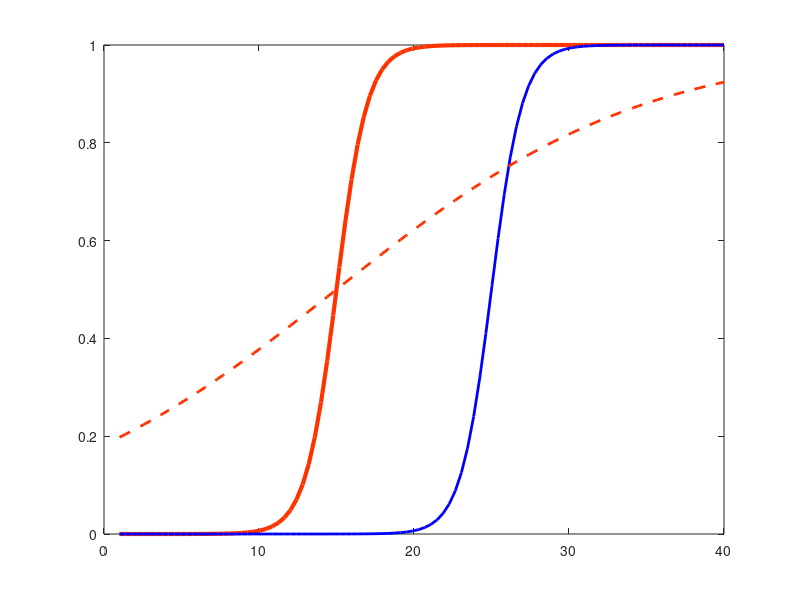

The MATLAB script that drew this image: (Note: this script raises an error after producing the figure.)
% script analysis behaviour
clear all

%% visualize sigmoid function
x = linspace(1, 40, 100);
psy_fun = @(alpha,beta) 1./(1 + exp(-beta*(x-alpha)));

% set parameters for plotting the function
alpha_value = 15;
beta_value = 1;

% plot
plot(x, psy_fun(alpha_value, beta_value),'-','Color',[1 0.2 0.0],'LineWidth',3);

hold on

% change alpha, the function moves horizontally
plot(x, psy_fun(alpha_value+10, beta_value),'-','Color',[0 0 1],'LineWidth',2)

% decrease slope beta, function get more shallow
plot(x, psy_fun(alpha_value, beta_value/10),'--','Color',[1 0.2 0.0],'LineWidth',2)

hold off

%% load data
opts = detectImportOptions('discounting_1sj.csv');
preview('discounting_1sj.csv',opts)
D  = readtable('discounting_1sj.csv', opts);

% table values can be accessed in the following ways
D.immediate

% calculate difference between delayed and immediate reward choices
D.diff = D.delayed - D.immediate;


% plot stimuli
h = scatter(D.immediate,  D.delayed,50,'o','MarkerEdgeColor',[0 0 1],'MarkerFaceColor',[0.5 0.5 1]);
line([0,100],[0,100],'LineWidth',0.2,'LineStyle','--');
xlabel('Immediate reward (£)');
ylabel('Delayed reward (£)');
xlim([5,50]); 
ylim([5 50]);

%% Plot raw data

% calculate averages and standard errors
stim = unique(D.diff);
nTrials = NaN(size(stim));
pChooseDelayed = NaN(size(stim));
pChooseDelayed_se = NaN(size(stim));
for cc = 1:length(stim)
    nTrials(cc) = sum(D.diff==stim(cc));
    pChooseDelayed(cc) = mean(D.choose_delayed(D.diff==stim(cc)));
    pChooseDelayed_se(cc) = sqrt(pChooseDelayed(cc) * (1-pChooseDelayed(cc))) / nTrials(cc);
end

% make plot
h = scatter(stim, pChooseDelayed,50,'o','MarkerEdgeColor',[0 0 1],'MarkerFaceColor',[0 0 1]);
set(gcf,'color','w');
hold on
line([1,45],[0.5,0.5],'LineWidth',0.2,'LineStyle','--');
for cc = 1:length(stim)
    plot([stim(cc),stim(cc)],[pChooseDelayed(cc)-pChooseDelayed_se(cc), pChooseDelayed(cc)+pChooseDelayed_se(cc)],'Color',[0 0 1],'LineWidth',2);
end
hold off

% add labelling 
xlabel('Difference between delayed and immediate reward (£)');
ylabel('Proportion of "delayed reward" choices');
xlim([min(stim),max(stim)]); 
ylim([0 1]);

%% fit psychometric function
[alpha, beta, L] = fit_p_r(D.diff, D.choose_delayed);

% add psychometric function to plot
stim_fine = linspace(min(stim), max(stim),500)';
pred_prob = p_r1(stim_fine, alpha, beta);

hold on
plot(stim_fine, pred_prob,'-','Color',[1 0.2 0.0],'LineWidth',3);

% add line to indicate point of "perceptual indifference"
% referred to as point of subjective equality or PSE
line([alpha, alpha],[0,0.5],'Color',[1 0.2 0.0],'LineWidth',1.5,'LineStyle','--');

hold off


%% bootstrap
[out] = bootstrapCI_psy_fun(alpha, beta, D.diff, 10000);
out.alpha
out.beta

% add CI for alpha on plot
hold on
line(out.alpha.CI, [0.5,0.5],'Color',[1 0.2 0.0],'LineWidth',7);
hold off


%% visualize the likelihood function
[X,Y] = meshgrid(linspace(5, 15,100),linspace(-0.5, 1,100));
F = arrayfun(@(xi,yi) exp(L_r(D.diff, D.choose_delayed, xi, yi)), X, Y);
surf(X,Y,F);
shading flat
xlabel('alpha');
zlabel('likelihood');
ylabel('beta');

[X,Y] = meshgrid(linspace(5, 15,100),linspace(-0.5, 1,100));
F = arrayfun(@(xi,yi) L_r(D.diff, D.choose_delayed, xi, yi), X, Y);
surf(X,Y,F);
xlabel('alpha');
zlabel('log-likelihood');
ylabel('beta');

% change view
view(2)
shading interp
hold on
plot3(mu, sigma,max(F(:)),'ko')
hold off

%% exercises

% Repeat the analysis for each participants in this dataset.
% participants labelled with PD are patients with Parkinson on dopaminergic medication (known to affect reward processing)
% participants labelled with CT are healthy controls (comparison group)
opts = detectImportOptions('discounting_all.csv');
preview('discounting_all.csv',opts)
D_all  = readtable('discounting_all.csv', opts);

D_all.diff = D_all.delayed - D_all.immediate;

% get number of participants
N_sj = length(unique(D_all.subjectID));
ID_sj = unique(D_all.subjectID);

alpha_all = NaN(N_sj, 1);
beta_all = NaN(N_sj, 1);
patient = NaN(N_sj, 1);

for i = 1:length(ID_sj)
     
    x = D_all.diff(strcmp(D_all.subjectID,ID_sj(i)));
    y = D_all.choose_delayed(strcmp(D_all.subjectID,ID_sj(i)));

    [alpha_i, beta_i, ~] = fit_p_r(x,y);
    
    alpha_all(i) = alpha_i;
    beta_all(i) = beta_i;

    group_i = unique(D_all.group(strcmp(D_all.subjectID,ID_sj(i))));
    patient(i) = strcmp(group_i, 'PD');
end



